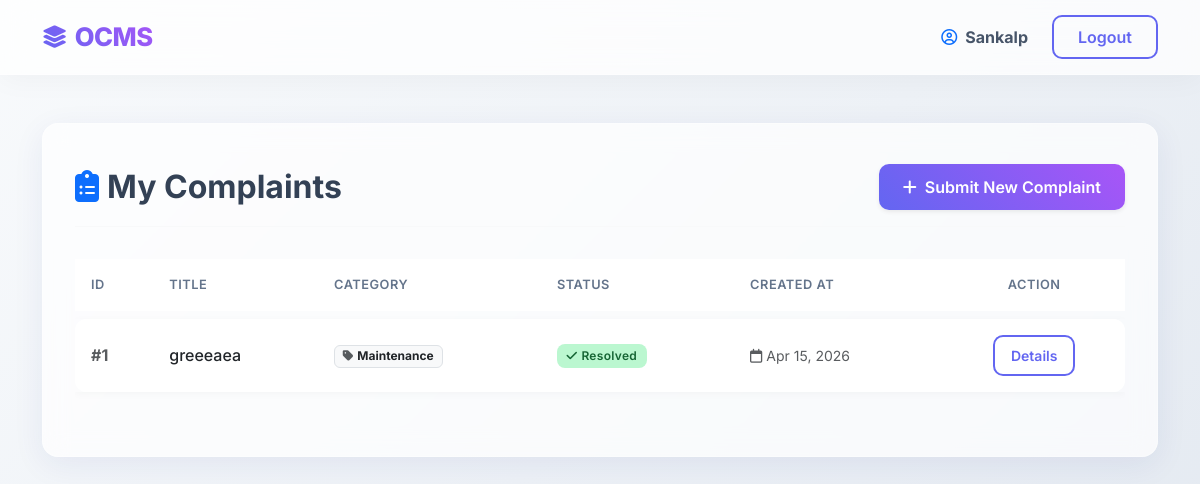
The app's page /user/dashboard (signed in) with its own data.
### app.py (models this page shows)
class Complaint(db.Model):
    __tablename__ = 'complaints'
    id = db.Column(db.Integer, primary_key=True)
    user_id = db.Column(db.Integer, db.ForeignKey('users.id'), nullable=False)
    title = db.Column(db.String(150), nullable=False)
    category = db.Column(db.String(50), nullable=False)
    description = db.Column(db.Text, nullable=False)
    location = db.Column(db.String(100))
    status = db.Column(db.String(20), default='Pending')
    admin_remarks = db.Column(db.Text)
    assigned_department_id = db.Column(db.Integer, db.ForeignKey('users.id'), nullable=True)
    department_status = db.Column(db.String(20), default='Pending')
    department_remarks = db.Column(db.Text)
    created_at = db.Column(db.DateTime, default=datetime.now)
    updated_at = db.Column(db.DateTime, default=datetime.now, onupdate=datetime.now)

### app.py (the view)
    @app.route('/user/dashboard')
    @login_required(role='user')
    def user_dashboard():
        uid = session['user_id']
        my_comps = Complaint.query.filter_by(user_id=uid).order_by(Complaint.created_at.desc()).all()
        return render_template('user_dashboard.html', complaints=my_comps)

### app.py (called while the page is built)
def login_required(role=None):
    def wrapper(func):
        @wraps(func)
        def decorated_view(*args, **kwargs):
            if 'user_id' not in session:
                return redirect(url_for('student_login'))
            if role and session.get('role') != role:
                flash("You aren't authorized to see this.", 'danger')
                return redirect(url_for('index'))
            return func(*args, **kwargs)
        return decorated_view
    return wrapper

### templates/user_dashboard.html
{% extends 'base.html' %}
{% block content %}
<div class="glass-card mb-4">
  <div class="d-flex flex-column flex-md-row justify-content-between align-items-md-center mb-4 pb-3 border-bottom border-light">
    <h2 class="fw-bold mb-3 mb-md-0"><i class="fa-solid fa-clipboard-list me-2 text-primary"></i>My Complaints</h2>
    <a href="{{ url_for('submit_complaint') }}" class="btn btn-custom shadow-sm">
      <i class="fa-solid fa-plus me-2"></i>Submit New Complaint
    </a>
  </div>
  {% if complaints %}
  <div class="table-responsive">
    <table class="table table-glass text-nowrap">
      <thead>
        <tr>
          <th>ID</th>
          <th>Title</th>
          <th>Category</th>
          <th>Status</th>
          <th>Created At</th>
          <th class="text-center">Action</th>
        </tr>
      </thead>
      <tbody>
        {% for complaint in complaints %}
        <tr>
          <td class="fw-bold text-muted">#{{ complaint.id }}</td>
          <td class="fw-medium text-dark">{{ complaint.title }}</td>
          <td><span class="badge bg-light text-dark border"><i class="fa-solid fa-tag me-1 text-muted"></i>{{ complaint.category }}</span></td>
          <td>
            {% if complaint.status == 'Pending' %}
              <span class="badge badge-custom badge-pending"><i class="fa-regular fa-clock me-1"></i>Pending</span>
            {% elif complaint.status == 'In Progress' %}
              <span class="badge badge-custom badge-info"><i class="fa-solid fa-arrows-rotate me-1"></i>In Progress</span>
            {% elif complaint.status == 'Resolved' %}
              <span class="badge badge-custom badge-resolved"><i class="fa-solid fa-check me-1"></i>Resolved</span>
            {% elif complaint.status == 'Rejected' %}
              <span class="badge badge-custom badge-rejected"><i class="fa-solid fa-xmark me-1"></i>Rejected</span>
            {% else %}
              <span class="badge badge-custom bg-secondary">{{ complaint.status }}</span>
            {% endif %}
          </td>
          <td class="text-muted small"><i class="fa-regular fa-calendar me-1"></i>{{ complaint.created_at.strftime('%b %d, %Y') }}</td>
          <td class="text-center">
            <a href="{{ url_for('view_complaint', complaint_id=complaint.id) }}" class="btn btn-sm btn-custom-outline px-3">Details</a>
          </td>
        </tr>
        {% endfor %}
      </tbody>
    </table>
  </div>
  {% else %}
  <div class="text-center py-5">
    <div class="display-1 text-muted opacity-25 mb-3"><i class="fa-regular fa-folder-open"></i></div>
    <h4 class="text-muted fw-normal">You haven't submitted any complaints yet.</h4>
    <p class="text-muted small">Click the "Submit New Complaint" button to get started.</p>
  </div>
  {% endif %}
</div>
{% endblock %}

### static/css/style.css (style rules this page uses)
:root { --primary-color: #6366f1; --secondary-color: #a855f7; --bg-gradient-start: #f8fafc; --bg-gradient-end: #e2e8f0; --card-bg: rgba(255, 255, 255, 0.7); --card-border: rgba(255, 255, 255, 0.3); --shadow: 0 8px 32px 0 rgba(31, 38, 135, 0.07); }
body { font-family: 'Inter', sans-serif; background: linear-gradient(135deg, var(--bg-gradient-start), var(--bg-gradient-end)); background-attachment: fixed; min-height: 100vh; color: #334155; }
.glass-card { background: var(--card-bg); backdrop-filter: blur(12px); -webkit-backdrop-filter: blur(12px); border: 1px solid var(--card-border); box-shadow: var(--shadow); border-radius: 16px; padding: 2.5rem 2rem; transition: transform 0.3s ease, box-shadow 0.3s ease; }
.btn-custom { background: linear-gradient(45deg, var(--primary-color), var(--secondary-color)); color: white; border: none; border-radius: 10px; padding: 0.7rem 1.5rem; font-weight: 600; transition: all 0.3s ease; box-shadow: 0 4px 15px rgba(99, 102, 241, 0.25); }
.btn-custom-outline { background: transparent; border: 2px solid var(--primary-color); color: var(--primary-color) !important; border-radius: 10px; padding: 0.5rem 1.4rem; font-weight: 600; transition: all 0.3s ease; }
.table-glass { background: transparent; border-collapse: separate; border-spacing: 0 8px; width: 100%; }
.table-glass thead th { border: none; color: #64748b; font-weight: 600; text-transform: uppercase; font-size: 0.8rem; letter-spacing: 0.5px; padding: 1rem; }
.table-glass tbody tr { background: rgba(255, 255, 255, 0.8); box-shadow: 0 2px 8px rgba(0,0,0,0.03); transition: transform 0.2s ease, box-shadow 0.2s ease; }
.table-glass td { border: none; padding: 1rem; vertical-align: middle; color: #475569; }
.table-glass tbody tr td:first-child { border-top-left-radius: 12px; border-bottom-left-radius: 12px; }
.table-glass tbody tr td:last-child { border-top-right-radius: 12px; border-bottom-right-radius: 12px; }
.badge-custom { padding: 0.5em 0.8em; border-radius: 8px; font-weight: 600; font-size: 0.75rem; letter-spacing: 0.3px; }
.badge-resolved { background-color: #bbf7d0; color: #166534; }

### records on screen
Complaint: id "1", title "greeeaea", category "Maintenance", status "Resolved" (drawn), created_at "Apr 15, 2026"

### other values on screen
{{ session.get('user_name') }} "Sankalp"
